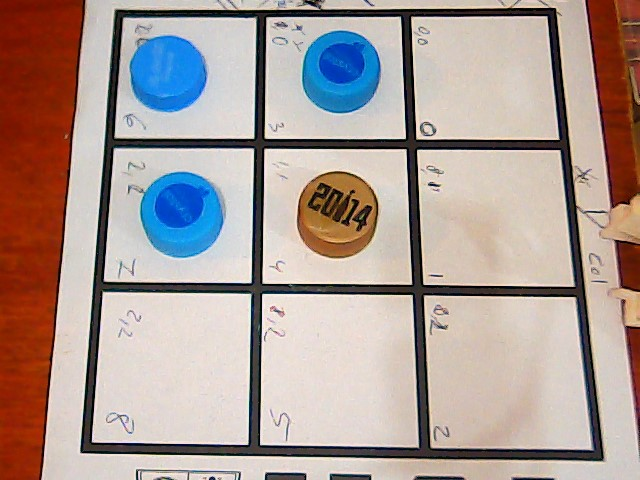
#> input picture imagen/tablero.jpg, 640 x 480 px, given in place of the camera
$ python 'Algoritmo de deteccion de colores.py'
#> lines starting #> are read from the running program, lines starting #| are printed output that depends on the picture; after the words box and inside, x2 and y2 are one past the last pixel; in counts of white or black regions, pixels touching at a corner belong together
#Algoritmo de deteccion de colores
#Por Glar3
#
#
#Detecta objetos verdes, elimina el ruido y busca su centro

import cv2
import numpy as np

#Iniciamos la camara
captura = cv2.VideoCapture(1)

while(1):

    #Capturamos una imagen y la convertimos de RGB -> HSV
    _, imagen = captura.read()
#> imagen is the input picture: shape (480, 640, 3); mean B, G, R 149.4, 155.1, 171
    hsv = cv2.cvtColor(imagen, cv2.COLOR_BGR2HSV)
#> hsv: shape (480, 640, 3); mean H, S, V 33.6, 77.9, 181.9

    #Establecemos el rango de colores que vamos a detectar
    #En este caso de verde oscuro a verde-azulado claro
    verde_bajos = np.array([0,0,0], dtype=np.uint8)
    verde_altos = np.array([250, 250, 250], dtype=np.uint8)

    #Crear una mascara con solo los pixeles dentro del rango de verdes
    mask = cv2.inRange(hsv, verde_bajos, verde_altos)
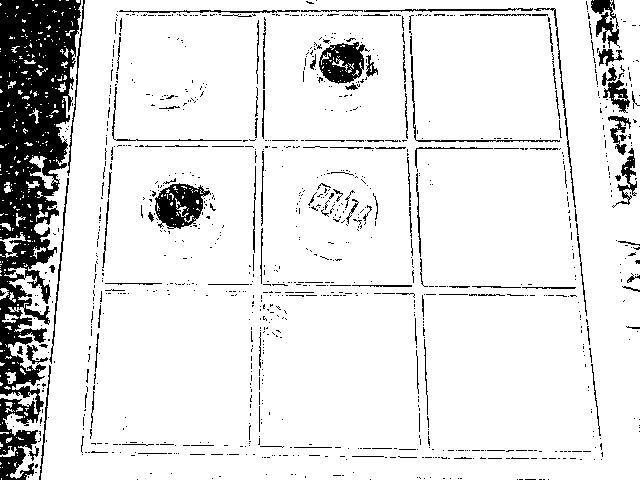
#> mask: shape (480, 640); 88.4% white; 1050 black regions (928 under 20 px), largest, box (x1, y1, x2, y2) and area: (0, 0, 81, 480) 19981, (155, 183, 211, 229) 1515, (319, 42, 365, 84) 1268

    #Encontrar el area de los objetos que detecta la camara
    moments = cv2.moments(mask)
#> moments = moments, m00 69228675, centre m10/m00, m01/m00 = (339.3, 247.4)
    area = moments['m00']
#> area = 69228675

    #Descomentar para ver el area por pantalla
    #print area
    if(area > 2000000):

        #Buscamos el centro x, y del objeto
        x = int(moments['m10']/moments['m00'])
#> x = 339
        y = int(moments['m01']/moments['m00'])
#> y = 247

        #Mostramos sus coordenadas por pantalla
        print ("x = ", x)
#| x =  339
        print ("y = ", y)
#| y =  247

        #Dibujamos una marca en el centro del objeto
        cv2.rectangle(imagen, (x, y), (x+2, y+2),(0,0,255), 2)
#> imagen: shape (480, 640, 3); 0.01% of pixels changed, all inside (x1, y1, x2, y2) = (338, 246, 343, 251)


    #Mostramos la imagen original con la marca del centro y
    #la mascara
    cv2.imshow('mask', mask)
    cv2.imshow('Camara', imagen)
    tecla = cv2.waitKey(5) & 0xFF
#> (key Esc is pressed here)
    if tecla == 27:
        break

cv2.destroyAllWindows()
